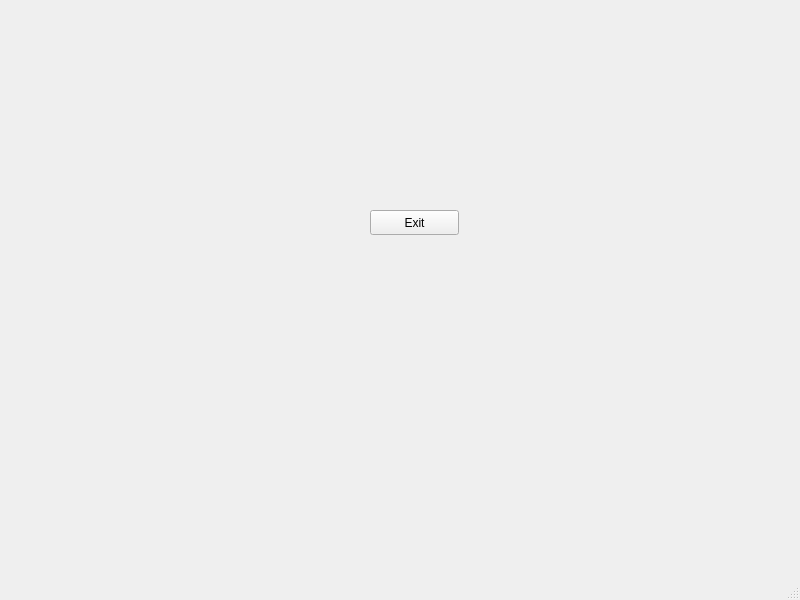
<?xml version="1.0" encoding="UTF-8"?>
<ui version="4.0">
 <class>MainWindow</class>
 <widget class="QMainWindow" name="MainWindow">
  <property name="geometry">
   <rect>
    <x>0</x>
    <y>0</y>
    <width>800</width>
    <height>600</height>
   </rect>
  </property>
  <property name="windowTitle">
   <string>MainWindow</string>
  </property>
  <widget class="QWidget" name="centralwidget">
   <widget class="QPushButton" name="pushButton">
    <property name="geometry">
     <rect>
      <x>370</x>
      <y>210</y>
      <width>89</width>
      <height>25</height>
     </rect>
    </property>
    <property name="text">
     <string>Exit</string>
    </property>
   </widget>
  </widget>
  <widget class="QMenuBar" name="menubar">
   <property name="geometry">
    <rect>
     <x>0</x>
     <y>0</y>
     <width>800</width>
     <height>22</height>
    </rect>
   </property>
  </widget>
  <widget class="QStatusBar" name="statusbar"/>
 </widget>
 <resources/>
 <connections/>
</ui>
